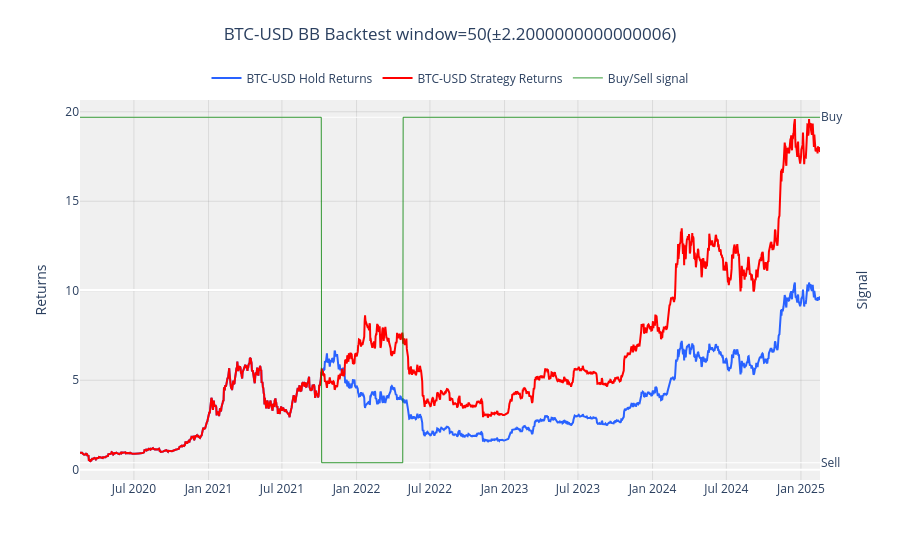

Notebook code for this chart:
### Code cell
# optimize parameters with parallel grid search
bb = BB(btc)
bb.optimize(inplace=True)
bb.backtest()

### Figure 1 — Plotly figure (JSON) as saved in the notebook; plotly's stock layout.template omitted (floating-point values rounded to 4 significant figures; data arrays with more than 128 entries replaced by an {"elided": "..."} marker saying what was removed)
{"data": [{"line": {"color": "#2962FF", "dash": "solid", "width": 2}, "name": "BTC-USD Hold Returns", "type": "scatter", "x": {"elided": "1826 str values"}, "y": {"elided": "1826 float values"}, "yaxis": "y"}, {"line": {"color": "red", "dash": "solid", "width": 2}, "name": "BTC-USD Strategy Returns", "type": "scatter", "x": {"elided": "1826 str values"}, "y": {"elided": "1826 float values"}, "yaxis": "y"}, {"line": {"color": "green", "dash": "solid", "width": 0.8}, "name": "Buy/Sell signal", "type": "scatter", "x": {"elided": "1826 str values"}, "y": {"elided": "1826 int values"}, "yaxis": "y2"}], "layout": {"hovermode": "x unified", "legend": {"bgcolor": "rgba(255,255,255,0.8)", "orientation": "h", "x": 0.5, "xanchor": "center", "y": 1.02, "yanchor": "bottom"}, "paper_bgcolor": "white", "plot_bgcolor": "rgba(240,240,240,0.95)", "title": {"text": "BTC-USD BB Backtest window=50(±2.2000000000000006)", "x": 0.5, "y": 0.95}, "xaxis": {"gridcolor": "rgba(128,128,128,0.2)", "gridwidth": 1, "showgrid": true, "title": {}}, "yaxis": {"gridcolor": "rgba(128,128,128,0.2)", "gridwidth": 1, "showgrid": true, "title": {"text": "Returns"}}, "yaxis2": {"overlaying": "y", "range": [-1.1, 1.1], "side": "right", "tickmode": "array", "ticktext": ["Sell", "Buy"], "tickvals": [-1, 1], "title": {"text": "Signal"}}}}
